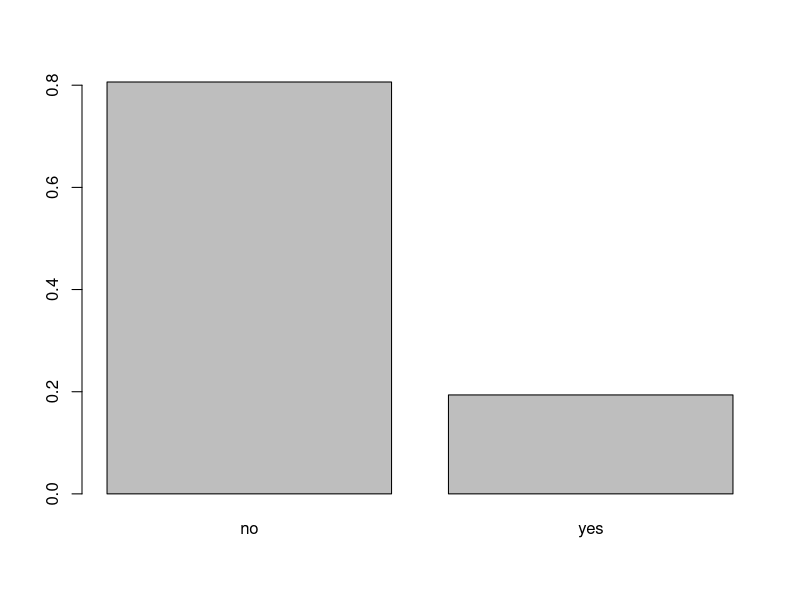
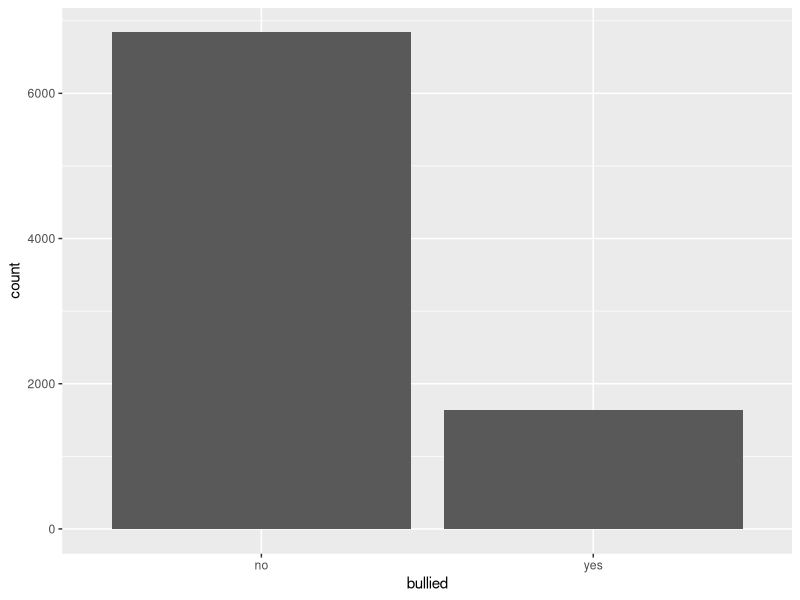
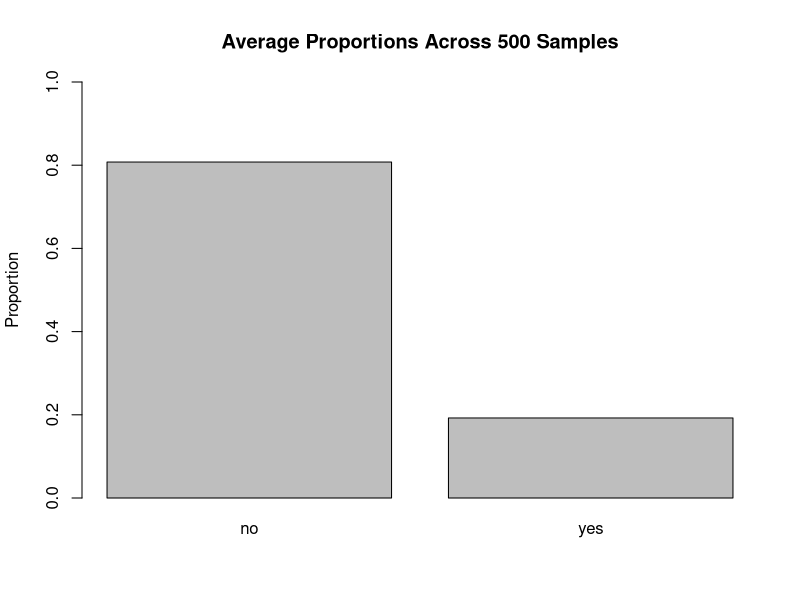
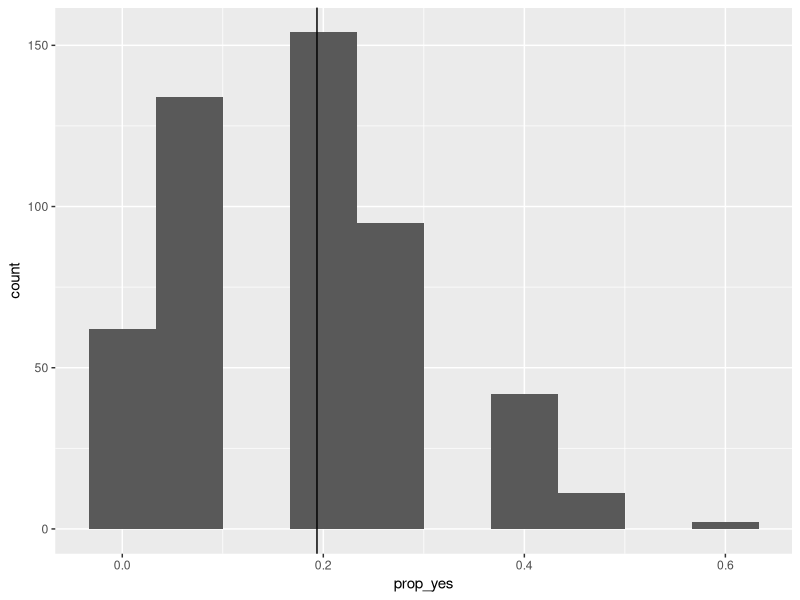
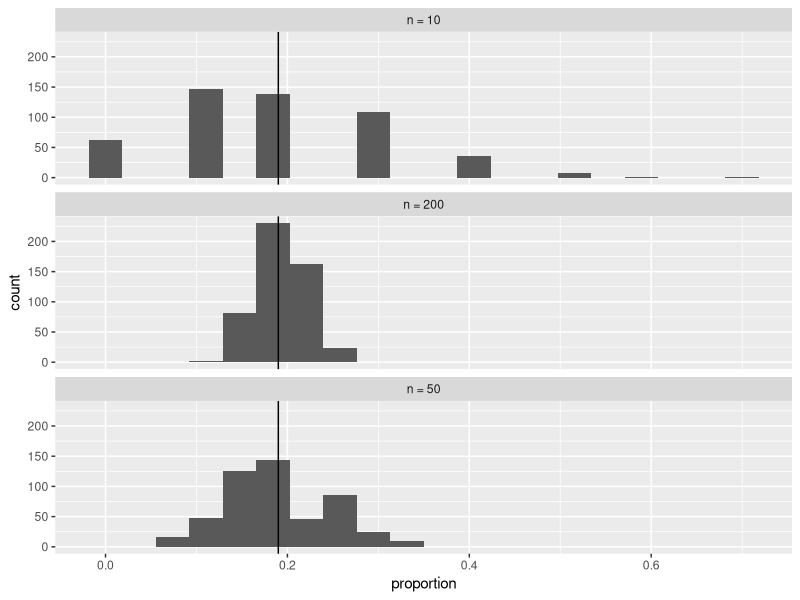

Source code (R) for these figures, in order:
# ==============================================================================
# Lab 5: Sampling Distributions - R Code
# ==============================================================================

# ------------------------------------------------------------------------------
# Setup and Package Loading
# ------------------------------------------------------------------------------

# Install tidyverse if needed (uncomment to run)
# install.packages("tidyverse")

# Load tidyverse
library(tidyverse)

# ------------------------------------------------------------------------------
# Importing the Data
# ------------------------------------------------------------------------------

# Set working directory (change to your folder)
# setwd("~/Your/Working/Directory/")

# Import data using tidyverse
yrbss <- read_csv("yrbss2013.csv")

# Base R alternative
# yrbss <- read.csv("yrbss2013.csv", header = TRUE)

# Examine the data
glimpse(yrbss)
summary(yrbss)

# ------------------------------------------------------------------------------
# Exploring the Population
# ------------------------------------------------------------------------------

# Create a factor variable
bullied <- factor(yrbss$bullied)

# Frequency table
table(bullied)

# Proportion table (TRUE POPULATION PROPORTIONS)
prop.table(table(bullied))

# Base R bar plot
barplot(prop.table(table(bullied)), beside = TRUE)

# ggplot2 bar plot
bullied_df <- tibble(bullied = bullied)

ggplot(bullied_df, aes(x = bullied)) +
  geom_bar()

# ------------------------------------------------------------------------------
# Taking a Single Sample
# ------------------------------------------------------------------------------

# Take a simple random sample of size 10
samp1 <- sample(x = bullied, size = 10)
samp1

# Calculate sample proportion
prop.table(table(samp1))

# Alternative: calculate proportion "yes" manually
sum(samp1 == "yes") / length(samp1)

# ------------------------------------------------------------------------------
# Effect of Sample Size
# ------------------------------------------------------------------------------

# Take a larger sample of size 200
samp2 <- sample(x = bullied, size = 200)
prop.table(table(samp2))

# Take another sample of size 200
samp3 <- sample(x = bullied, size = 200)
prop.table(table(samp3))

# Compare - they're different but both close to truth!

# ------------------------------------------------------------------------------
# Understanding For Loops - Step by Step
# ------------------------------------------------------------------------------

# Example 1: The simplest loop
for(i in 1:5) {
  print(i)
}

# Example 2: Using the loop counter
for(i in 1:5) {
  print(i * 10)
}

# Example 3: Storing results in a vector
results <- rep(NA, 5)

for(i in 1:5) {
  results[i] <- i * 10
}

results

# Example 4: Sampling in a loop
sample_props <- rep(NA, 5)

for(i in 1:5) {
  # Take a sample of size 10
  samp <- sample(bullied, size = 10)
  
  # Calculate proportion who said "yes" (bullied)
  prop_yes <- sum(samp == "yes") / length(samp)
  
  # Store the proportion
  sample_props[i] <- prop_yes
  
  # Print what we're doing (optional, for learning)
  print(paste("Sample", i, "proportion bullied:", prop_yes))
}

sample_props

# ------------------------------------------------------------------------------
# Full Sampling Distribution Simulation
# ------------------------------------------------------------------------------

sample_prop10 <- matrix(rep(NA, 500), nrow= 500, ncol = 2)
for(i in 1:500){
  samp <- sample(bullied, 10)
  sample_prop10[i,] <- prop.table(table(samp))
}

# Examine the results
head(sample_prop10)

# Calculate average proportions across all 500 samples
colMeans(sample_prop10)

# Create bar plot of average proportions
barplot(colMeans(sample_prop10), 
        names.arg = c('no', 'yes'), 
        ylim = c(0, 1),
        main = "Average Proportions Across 500 Samples",
        ylab = "Proportion")

# ------------------------------------------------------------------------------
# Visualizing the Sampling Distribution
# ------------------------------------------------------------------------------

sampling_dist <- tibble(
  sample_num = 1:500,
  prop_no = sample_prop10[, 1],
  prop_yes = sample_prop10[, 2]
)

ggplot(sampling_dist, aes(x = prop_yes)) +
  geom_histogram(bins = 10) +
  geom_vline(xintercept = 0.1937)

# ------------------------------------------------------------------------------
# Comparing Different Sample Sizes
# ------------------------------------------------------------------------------

# Function to generate sampling distribution for a given sample size
generate_sampling_dist <- function(sample_size, num_samples = 500) {
  props <- rep(NA, num_samples)
  for(i in 1:num_samples) {
    samp <- sample(bullied, size = sample_size)
    props[i] <- sum(samp == "yes") / length(samp)
  }
  return(props)
}

# Generate for three different sample sizes
props_n10 <- generate_sampling_dist(10)
props_n50 <- generate_sampling_dist(50)
props_n200 <- generate_sampling_dist(200)

# Combine into a data frame for plotting
all_props <- tibble(
  proportion = c(props_n10, props_n50, props_n200),
  sample_size = rep(c("n = 10", "n = 50", "n = 200"), 
                    each = 500)
)

# Create comparison histogram
ggplot(all_props, aes(x = proportion)) +
  geom_histogram(bins = 20) +
  geom_vline(xintercept = 0.19) +
  facet_wrap(~sample_size, ncol = 1)

# Calculate standard deviations (standard errors) for each
tibble(
  sample_size = c(10, 50, 200),
  std_error = c(sd(props_n10), sd(props_n50), sd(props_n200))
)

# ------------------------------------------------------------------------------
# Exercise Solutions (Examples)
# ------------------------------------------------------------------------------


# Easy Exercise 3: Store 10 sample proportions
sample_props_10 <- rep(NA, 10)

for(i in 1:10) {
  samp <- sample(bullied, size = 20)
  sample_props_10[i] <- sum(samp == "yes") / length(samp)
}

sample_props_10


# Easy Exercise 6: Compare different sample sizes
samp_10 <- sample(bullied, size = 10)
samp_100 <- sample(bullied, size = 100)
samp_1000 <- sample(bullied, size = 1000)

sum(samp_10 == "yes") / 10
sum(samp_100 == "yes") / 100
sum(samp_1000 == "yes") / 1000

# Largest sample usually closest to 0.19

# ------------------------------------------------------------------------------
# End of Lab 5 Code
# ------------------------------------------------------------------------------
